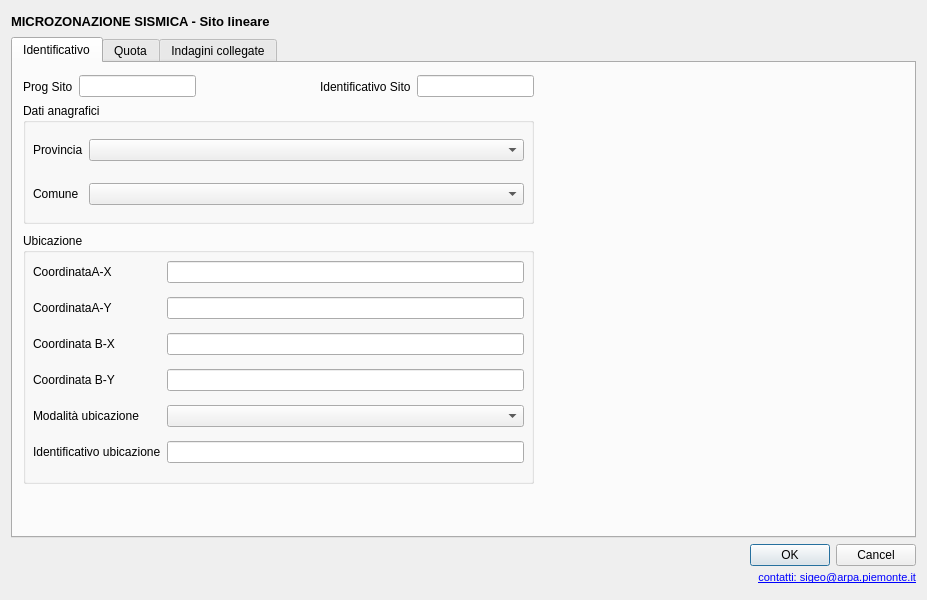
<?xml version="1.0" encoding="UTF-8"?>
<ui version="4.0">
 <class>Dialog</class>
 <widget class="QDialog" name="Dialog">
  <property name="geometry">
   <rect>
    <x>0</x>
    <y>0</y>
    <width>927</width>
    <height>600</height>
   </rect>
  </property>
  <property name="sizePolicy">
   <sizepolicy hsizetype="Preferred" vsizetype="Preferred">
    <horstretch>0</horstretch>
    <verstretch>0</verstretch>
   </sizepolicy>
  </property>
  <property name="minimumSize">
   <size>
    <width>800</width>
    <height>600</height>
   </size>
  </property>
  <property name="font">
   <font>
    <family>Arial</family>
   </font>
  </property>
  <property name="windowTitle">
   <string>Sito Puntuale</string>
  </property>
  <layout class="QVBoxLayout" name="verticalLayout">
   <item>
    <layout class="QHBoxLayout" name="horizontalLayout">
     <item>
      <widget class="QLabel" name="label_6">
       <property name="font">
        <font>
         <pointsize>10</pointsize>
         <weight>75</weight>
         <bold>true</bold>
        </font>
       </property>
       <property name="text">
        <string>MICROZONAZIONE SISMICA - Sito lineare</string>
       </property>
      </widget>
     </item>
     <item>
      <spacer name="horizontalSpacer">
       <property name="orientation">
        <enum>Qt::Horizontal</enum>
       </property>
       <property name="sizeHint" stdset="0">
        <size>
         <width>40</width>
         <height>20</height>
        </size>
       </property>
      </spacer>
     </item>
    </layout>
   </item>
   <item>
    <widget class="QTabWidget" name="tabgroup">
     <property name="sizePolicy">
      <sizepolicy hsizetype="Expanding" vsizetype="Expanding">
       <horstretch>0</horstretch>
       <verstretch>0</verstretch>
      </sizepolicy>
     </property>
     <property name="minimumSize">
      <size>
       <width>600</width>
       <height>250</height>
      </size>
     </property>
     <property name="tabShape">
      <enum>QTabWidget::Rounded</enum>
     </property>
     <property name="currentIndex">
      <number>0</number>
     </property>
     <widget class="QWidget" name="tab1">
      <property name="enabled">
       <bool>true</bool>
      </property>
      <attribute name="title">
       <string>Identificativo</string>
      </attribute>
      <widget class="QWidget" name="layoutWidget">
       <property name="geometry">
        <rect>
         <x>10</x>
         <y>10</y>
         <width>511</width>
         <height>27</height>
        </rect>
       </property>
       <layout class="QHBoxLayout" name="horizontalLayout_2">
        <item>
         <widget class="QLabel" name="label_3">
          <property name="toolTip">
           <string/>
          </property>
          <property name="statusTip">
           <string/>
          </property>
          <property name="whatsThis">
           <string/>
          </property>
          <property name="text">
           <string>Prog Sito</string>
          </property>
         </widget>
        </item>
        <item>
         <widget class="QLineEdit" name="pkey_sln">
          <property name="enabled">
           <bool>true</bool>
          </property>
          <property name="toolTip">
           <string extracomment="pippo"/>
          </property>
          <property name="whatsThis">
           <string/>
          </property>
         </widget>
        </item>
        <item>
         <spacer name="horizontalSpacer_2">
          <property name="orientation">
           <enum>Qt::Horizontal</enum>
          </property>
          <property name="sizeHint" stdset="0">
           <size>
            <width>40</width>
            <height>20</height>
           </size>
          </property>
         </spacer>
        </item>
        <item>
         <widget class="QLabel" name="label_5">
          <property name="toolTip">
           <string/>
          </property>
          <property name="statusTip">
           <string/>
          </property>
          <property name="whatsThis">
           <string/>
          </property>
          <property name="text">
           <string>Identificativo Sito</string>
          </property>
         </widget>
        </item>
        <item>
         <widget class="QLineEdit" name="ID_SLN">
          <property name="enabled">
           <bool>true</bool>
          </property>
          <property name="toolTip">
           <string extracomment="pippo"/>
          </property>
          <property name="whatsThis">
           <string/>
          </property>
         </widget>
        </item>
       </layout>
      </widget>
      <widget class="QGroupBox" name="groupBox">
       <property name="geometry">
        <rect>
         <x>10</x>
         <y>170</y>
         <width>511</width>
         <height>251</height>
        </rect>
       </property>
       <property name="title">
        <string>Ubicazione</string>
       </property>
       <widget class="QWidget" name="layoutWidget_3">
        <property name="geometry">
         <rect>
          <x>10</x>
          <y>20</y>
          <width>491</width>
          <height>221</height>
         </rect>
        </property>
        <layout class="QGridLayout" name="gridLayout">
         <property name="leftMargin">
          <number>0</number>
         </property>
         <item row="5" column="0">
          <widget class="QLabel" name="lbl_valore1_12">
           <property name="enabled">
            <bool>true</bool>
           </property>
           <property name="text">
            <string>Identificativo ubicazione</string>
           </property>
          </widget>
         </item>
         <item row="2" column="0">
          <widget class="QLabel" name="lbl_valore1_10">
           <property name="enabled">
            <bool>true</bool>
           </property>
           <property name="text">
            <string>Coordinata B-X</string>
           </property>
          </widget>
         </item>
         <item row="4" column="0">
          <widget class="QLabel" name="lbl_valore1_11">
           <property name="enabled">
            <bool>true</bool>
           </property>
           <property name="text">
            <string>Modalità ubicazione</string>
           </property>
          </widget>
         </item>
         <item row="0" column="1">
          <widget class="QLineEdit" name="Acoord_X"/>
         </item>
         <item row="4" column="1">
          <widget class="QComboBox" name="mod_identcoord">
           <property name="sizePolicy">
            <sizepolicy hsizetype="Expanding" vsizetype="Fixed">
             <horstretch>0</horstretch>
             <verstretch>0</verstretch>
            </sizepolicy>
           </property>
          </widget>
         </item>
         <item row="0" column="0">
          <widget class="QLabel" name="lbl_valore1_9">
           <property name="enabled">
            <bool>true</bool>
           </property>
           <property name="text">
            <string>CoordinataA-X</string>
           </property>
          </widget>
         </item>
         <item row="2" column="1">
          <widget class="QLineEdit" name="Bcoord_X"/>
         </item>
         <item row="5" column="1">
          <widget class="QLineEdit" name="desc_modcoord"/>
         </item>
         <item row="3" column="0">
          <widget class="QLabel" name="lbl_valore1_15">
           <property name="enabled">
            <bool>true</bool>
           </property>
           <property name="text">
            <string>Coordinata B-Y</string>
           </property>
          </widget>
         </item>
         <item row="1" column="1">
          <widget class="QLineEdit" name="Acoord_Y"/>
         </item>
         <item row="3" column="1">
          <widget class="QLineEdit" name="Bcoord_Y"/>
         </item>
         <item row="1" column="0">
          <widget class="QLabel" name="lbl_valore1_14">
           <property name="enabled">
            <bool>true</bool>
           </property>
           <property name="text">
            <string>CoordinataA-Y</string>
           </property>
          </widget>
         </item>
        </layout>
       </widget>
      </widget>
      <widget class="QGroupBox" name="groupBox_2">
       <property name="geometry">
        <rect>
         <x>10</x>
         <y>40</y>
         <width>511</width>
         <height>121</height>
        </rect>
       </property>
       <property name="title">
        <string>Dati anagrafici</string>
       </property>
       <widget class="QWidget" name="layoutWidget">
        <property name="geometry">
         <rect>
          <x>10</x>
          <y>20</y>
          <width>491</width>
          <height>98</height>
         </rect>
        </property>
        <layout class="QGridLayout" name="gridLayout_2">
         <item row="0" column="0">
          <widget class="QLabel" name="label_4">
           <property name="text">
            <string>Provincia</string>
           </property>
          </widget>
         </item>
         <item row="1" column="0">
          <widget class="QLabel" name="label">
           <property name="text">
            <string>Comune</string>
           </property>
          </widget>
         </item>
         <item row="0" column="1">
          <widget class="QComboBox" name="ubicazione_prov">
           <property name="sizePolicy">
            <sizepolicy hsizetype="Expanding" vsizetype="Fixed">
             <horstretch>0</horstretch>
             <verstretch>0</verstretch>
            </sizepolicy>
           </property>
          </widget>
         </item>
         <item row="1" column="1">
          <widget class="QComboBox" name="cod_istat"/>
         </item>
        </layout>
       </widget>
      </widget>
      <zorder>groupBox_2</zorder>
      <zorder>layoutWidget</zorder>
      <zorder>groupBox</zorder>
     </widget>
     <widget class="QWidget" name="tab2">
      <attribute name="title">
       <string>Quota</string>
      </attribute>
      <widget class="QWidget" name="layoutWidget">
       <property name="geometry">
        <rect>
         <x>10</x>
         <y>10</y>
         <width>521</width>
         <height>331</height>
        </rect>
       </property>
       <layout class="QGridLayout" name="gridLayout_3">
        <item row="2" column="2">
         <widget class="QLineEdit" name="Aquota">
          <property name="maxLength">
           <number>4</number>
          </property>
         </widget>
        </item>
        <item row="1" column="2">
         <widget class="QComboBox" name="modo_quota"/>
        </item>
        <item row="2" column="0">
         <widget class="QLabel" name="lbl_valore1_7">
          <property name="enabled">
           <bool>true</bool>
          </property>
          <property name="text">
           <string>Quota slm inizio</string>
          </property>
         </widget>
        </item>
        <item row="4" column="0">
         <widget class="QLabel" name="label_7">
          <property name="text">
           <string>Data sito</string>
          </property>
         </widget>
        </item>
        <item row="1" column="0">
         <widget class="QLabel" name="lbl_valore1_8">
          <property name="enabled">
           <bool>true</bool>
          </property>
          <property name="text">
           <string>Modalità quota</string>
          </property>
         </widget>
        </item>
        <item row="2" column="3">
         <widget class="QLabel" name="lbl_valore1_13">
          <property name="enabled">
           <bool>true</bool>
          </property>
          <property name="text">
           <string>[m slm]</string>
          </property>
         </widget>
        </item>
        <item row="5" column="0">
         <widget class="QLabel" name="label_8">
          <property name="text">
           <string>Note sito</string>
          </property>
          <property name="alignment">
           <set>Qt::AlignLeading|Qt::AlignLeft|Qt::AlignTop</set>
          </property>
         </widget>
        </item>
        <item row="5" column="2">
         <widget class="QPlainTextEdit" name="note_sito"/>
        </item>
        <item row="4" column="2">
         <widget class="QDateEdit" name="data_sito">
          <property name="accelerated">
           <bool>false</bool>
          </property>
          <property name="dateTime">
           <datetime>
            <hour>0</hour>
            <minute>0</minute>
            <second>0</second>
            <year>1900</year>
            <month>1</month>
            <day>1</day>
           </datetime>
          </property>
          <property name="date">
           <date>
            <year>1900</year>
            <month>1</month>
            <day>1</day>
           </date>
          </property>
          <property name="maximumDateTime">
           <datetime>
            <hour>23</hour>
            <minute>59</minute>
            <second>59</second>
            <year>2020</year>
            <month>12</month>
            <day>31</day>
           </datetime>
          </property>
          <property name="minimumDateTime">
           <datetime>
            <hour>0</hour>
            <minute>0</minute>
            <second>0</second>
            <year>1900</year>
            <month>1</month>
            <day>1</day>
           </datetime>
          </property>
          <property name="maximumDate">
           <date>
            <year>2020</year>
            <month>12</month>
            <day>31</day>
           </date>
          </property>
          <property name="displayFormat">
           <string>dd/MM/yyyy</string>
          </property>
          <property name="calendarPopup">
           <bool>true</bool>
          </property>
         </widget>
        </item>
        <item row="3" column="2">
         <widget class="QLineEdit" name="Bquota">
          <property name="maxLength">
           <number>4</number>
          </property>
         </widget>
        </item>
        <item row="3" column="0">
         <widget class="QLabel" name="lbl_valore1_16">
          <property name="enabled">
           <bool>true</bool>
          </property>
          <property name="text">
           <string>Quota slm fine</string>
          </property>
         </widget>
        </item>
       </layout>
      </widget>
     </widget>
     <widget class="QWidget" name="tab">
      <attribute name="title">
       <string>Indagini collegate</string>
      </attribute>
      <widget class="QgsRelationEditorWidget" name="rel_sito_ind_ln">
       <property name="geometry">
        <rect>
         <x>0</x>
         <y>0</y>
         <width>891</width>
         <height>461</height>
        </rect>
       </property>
       <property name="sizePolicy">
        <sizepolicy hsizetype="Expanding" vsizetype="Fixed">
         <horstretch>0</horstretch>
         <verstretch>0</verstretch>
        </sizepolicy>
       </property>
       <property name="maximumSize">
        <size>
         <width>2048</width>
         <height>16777215</height>
        </size>
       </property>
       <property name="font">
        <font>
         <family>Arial</family>
        </font>
       </property>
       <property name="autoFillBackground">
        <bool>false</bool>
       </property>
       <property name="styleSheet">
        <string notr="true">QgsCollapsibleGroupBoxBasic::title, QgsCollapsibleGroupBox::title {  subcontrol-origin: margin;  subcontrol-position: top left;  margin-left: 20px;  margin-right: 5px;  left: 0px;  top: 2px;}</string>
       </property>
       <property name="flat">
        <bool>false</bool>
       </property>
       <property name="qgisRelation">
        <string notr="true">rel_sito_ind_ln</string>
       </property>
       <property name="viewMode">
        <enum>QgsDualView::AttributeEditor</enum>
       </property>
      </widget>
     </widget>
    </widget>
   </item>
   <item>
    <layout class="QGridLayout" name="BottomBar" rowstretch="0,0,0">
     <property name="verticalSpacing">
      <number>5</number>
     </property>
     <item row="1" column="2">
      <widget class="QLabel" name="label_18">
       <property name="text">
        <string>&lt;!DOCTYPE HTML PUBLIC &quot;-//W3C//DTD HTML 4.0//EN&quot; &quot;http://www.w3.org/TR/REC-html40/strict.dtd&quot;&gt;
&lt;html&gt;&lt;head&gt;&lt;meta name=&quot;qrichtext&quot; content=&quot;1&quot; /&gt;&lt;style type=&quot;text/css&quot;&gt;
p, li { white-space: pre-wrap; }
&lt;/style&gt;&lt;/head&gt;&lt;body style=&quot; font-family:'Arial'; font-size:8.25pt; font-weight:400; font-style:normal;&quot;&gt;
&lt;p style=&quot; margin-top:0px; margin-bottom:0px; margin-left:0px; margin-right:0px; -qt-block-indent:0; text-indent:0px;&quot;&gt;&lt;a href=&quot;mailto:sigeo.arpa.piemonte.it&quot;&gt;&lt;span style=&quot; text-decoration: underline; color:#0000ff;&quot;&gt;contatti: sigeo@arpa.piemonte.it&lt;/span&gt;&lt;/a&gt;&lt;/p&gt;&lt;/body&gt;&lt;/html&gt;</string>
       </property>
       <property name="alignment">
        <set>Qt::AlignRight|Qt::AlignTrailing|Qt::AlignVCenter</set>
       </property>
      </widget>
     </item>
     <item row="0" column="0" rowspan="3">
      <widget class="QLabel" name="Arpalogo">
       <property name="text">
        <string/>
       </property>
       <property name="pixmap">
        <pixmap>resources/arpa.gif</pixmap>
       </property>
      </widget>
     </item>
     <item row="0" column="2">
      <widget class="QDialogButtonBox" name="buttonBox">
       <property name="orientation">
        <enum>Qt::Horizontal</enum>
       </property>
       <property name="standardButtons">
        <set>QDialogButtonBox::Cancel|QDialogButtonBox::Ok</set>
       </property>
      </widget>
     </item>
     <item row="0" column="1" rowspan="3">
      <widget class="QLabel" name="REGlogo">
       <property name="text">
        <string/>
       </property>
       <property name="pixmap">
        <pixmap>resources/rp.gif</pixmap>
       </property>
      </widget>
     </item>
    </layout>
   </item>
  </layout>
 </widget>
 <customwidgets>
  <customwidget>
   <class>QgsCollapsibleGroupBox</class>
   <extends>QGroupBox</extends>
   <header>qgscollapsiblegroupbox.h</header>
   <container>1</container>
  </customwidget>
  <customwidget>
   <class>QgsRelationEditorWidget</class>
   <extends>QgsCollapsibleGroupBox</extends>
   <header>qgsrelationeditorwidget.h</header>
  </customwidget>
 </customwidgets>
 <tabstops>
  <tabstop>tabgroup</tabstop>
  <tabstop>pkey_sln</tabstop>
  <tabstop>ID_SLN</tabstop>
  <tabstop>ubicazione_prov</tabstop>
  <tabstop>cod_istat</tabstop>
  <tabstop>Acoord_X</tabstop>
  <tabstop>Acoord_Y</tabstop>
  <tabstop>Bcoord_X</tabstop>
  <tabstop>Bcoord_Y</tabstop>
  <tabstop>mod_identcoord</tabstop>
  <tabstop>desc_modcoord</tabstop>
  <tabstop>modo_quota</tabstop>
  <tabstop>Aquota</tabstop>
  <tabstop>Bquota</tabstop>
  <tabstop>data_sito</tabstop>
  <tabstop>note_sito</tabstop>
  <tabstop>rel_sito_ind_ln</tabstop>
  <tabstop>buttonBox</tabstop>
 </tabstops>
 <resources>
  <include location="../../resources.qrc"/>
 </resources>
 <connections>
  <connection>
   <sender>buttonBox</sender>
   <signal>accepted()</signal>
   <receiver>Dialog</receiver>
   <slot>accept()</slot>
   <hints>
    <hint type="sourcelabel">
     <x>248</x>
     <y>254</y>
    </hint>
    <hint type="destinationlabel">
     <x>157</x>
     <y>274</y>
    </hint>
   </hints>
  </connection>
  <connection>
   <sender>buttonBox</sender>
   <signal>rejected()</signal>
   <receiver>Dialog</receiver>
   <slot>reject()</slot>
   <hints>
    <hint type="sourcelabel">
     <x>316</x>
     <y>260</y>
    </hint>
    <hint type="destinationlabel">
     <x>286</x>
     <y>274</y>
    </hint>
   </hints>
  </connection>
 </connections>
</ui>
